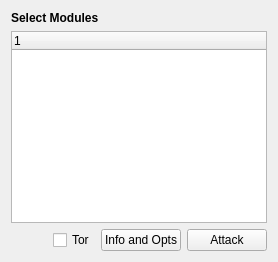
          <widget class="QWidget" name="moduleTab">
           <attribute name="icon">
            <iconset>
             <normaloff>icons/tidos.png</normaloff>icons/tidos.png</iconset>
           </attribute>
           <attribute name="title">
            <string>Attacks</string>
           </attribute>
           <layout class="QVBoxLayout" name="moduleLayout">
            <item>
             <widget class="QLabel" name="moduleLabel">
              <property name="sizePolicy">
               <sizepolicy hsizetype="Preferred" vsizetype="Fixed">
                <horstretch>0</horstretch>
                <verstretch>0</verstretch>
               </sizepolicy>
              </property>
              <property name="text">
               <string>&lt;html&gt;&lt;head/&gt;&lt;body&gt;&lt;p&gt;&lt;span style=&quot; font-weight:600;&quot;&gt;Select Modules&lt;/span&gt;&lt;/p&gt;&lt;/body&gt;&lt;/html&gt;</string>
              </property>
             </widget>
            </item>
            <item>
             <layout class="QHBoxLayout" name="moduleLayout_1">
              <item>
               <widget class="QTreeWidget" name="treeView">
                <property name="sizePolicy">
                 <sizepolicy hsizetype="Expanding" vsizetype="Expanding">
                  <horstretch>1</horstretch>
                  <verstretch>1</verstretch>
                 </sizepolicy>
                </property>
                <column>
                 <property name="text">
                  <string notr="true">1</string>
                 </property>
                </column>
               </widget>
              </item>
             </layout>
            </item>
            <item>
             <layout class="QHBoxLayout" name="horizontalLayout_3">
              <item>
               <spacer name="horizontalSpacer_5">
                <property name="orientation">
                 <enum>Qt::Horizontal</enum>
                </property>
                <property name="sizeHint" stdset="0">
                 <size>
                  <width>40</width>
                  <height>20</height>
                 </size>
                </property>
               </spacer>
              </item>
              <item>
               <widget class="QCheckBox" name="torBox">
                <property name="text">
                 <string>Tor</string>
                </property>
               </widget>
              </item>
              <item>
               <widget class="QPushButton" name="optsButton">
                <property name="text">
                 <string>Info and Opts</string>
                </property>
               </widget>
              </item>
              <item>
               <widget class="QPushButton" name="attackButton">
                <property name="text">
                 <string>Attack</string>
                </property>
                <property name="icon">
                 <iconset>
                  <normaloff>icons/tidos.png</normaloff>icons/tidos.png</iconset>
                </property>
               </widget>
              </item>
             </layout>
            </item>
           </layout>
          </widget>
